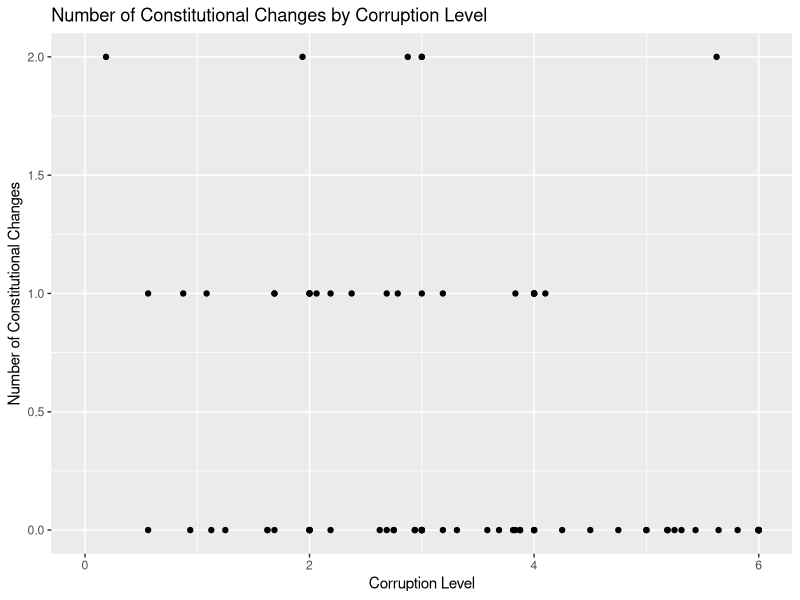
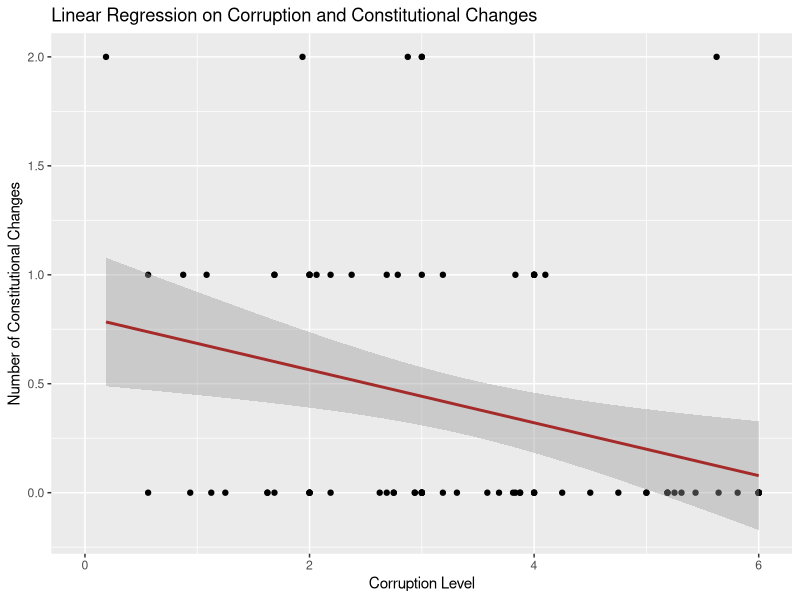

The R source for these figures, in order:
## ---- chunk 1
library(tidyverse)
## ---- chunk 2
violence <- read_csv("data(final project gov 50)/Violence/violence.csv")

violence <- violence |>
  mutate(constch_overall = constchg60 + constchg70 + constchg80) 

violence|>
ggplot(violence, mapping = aes(x = corrupti, y = constch_overall)) + geom_point() + labs (title = "Number of Constitutional Changes by Corruption Level", y = "Number of Constitutional Changes", x = "Corruption Level") 

## ---- chunk 3
fit <- lm(constch_overall ~ corrupti, data = violence)

fit

fit_visual <- violence |> ggplot(mapping = aes(x = corrupti, y = constch_overall)) + geom_point() + geom_smooth(method = lm, colour = "brown") + labs(title = "Linear Regression on Corruption and Constitutional Changes", y = "Number of Constitutional Changes", x = "Corruption Level")

fit_visual
